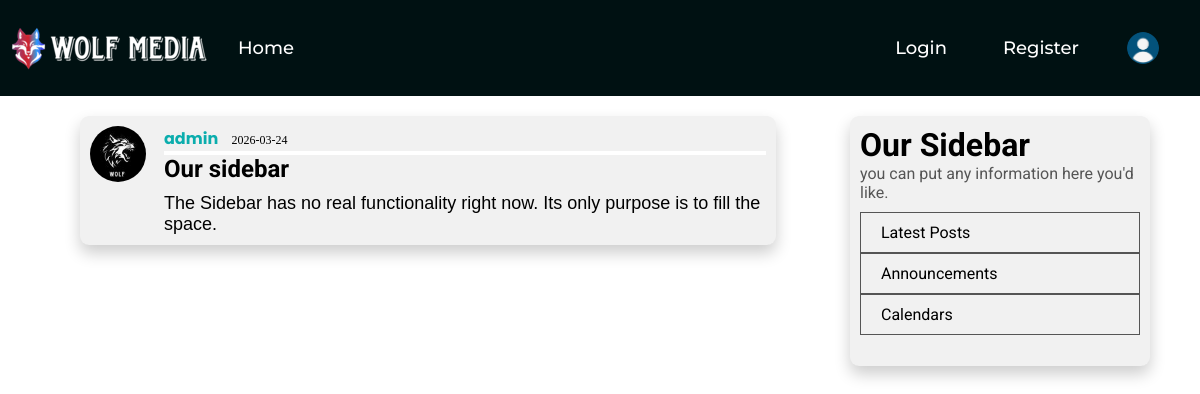
Screenshot of /post/2 with the database file from the repository.
### wolfmedia/models.py (models this page shows, shortened)
class User(db.Model, UserMixin):
    id = db.Column(db.Integer, primary_key= True)
    username = db.Column(db.String(16), unique=True, nullable=False)
    email = db.Column(db.String(120), unique=True, nullable=False)
    image_file = db.Column(db.String(20), nullable=False, default='default.png')
    password = db.Column(db.String(60), nullable=False)
    posts = db.relationship('Post', backref='author', lazy=True)

class Post(db.Model, UserMixin):
    id = db.Column(db.Integer, primary_key= True)
    title = db.Column(db.String(100), nullable=False)
    date_posted = db.Column(db.DateTime, nullable=False, default=datetime.utcnow)
    content = db.Column(db.Text, nullable=False)
    user_id = db.Column(db.Integer, db.ForeignKey('user.id'), nullable=False)

### wolfmedia/routes.py (the view)
@app.route("/post/<int:post_id>")
def post(post_id):
    post = Post.query.get_or_404(post_id)
    return render_template('post.html', title=post.title,
                            post=post, legend= 'New Post')

### wolfmedia/templates/post.html (shortened to what this page needs)
{% extends "layout.html" %}
{% block content %}
    <div class="post">
        <img class="post-img" src="{{ url_for('static', filename='img/'+ post.author.image_file)}}" >
        <div class="post-content">
            <p class="meta"> <a href="{{ url_for('user_posts', username=post.author.username) }}"><span> {{ post.author.username }} </span> </a>  {{ post.date_posted.strftime('%Y-%m-%d') }}</p>
            <h2 class="title">{{ post.title }}</h2>
            <p class="content">{{ post.content }}</p>
        </div>
    </div>
{% endblock content %}

### wolfmedia/static/style.css (style rules this page uses)
* { margin: 0; padding: 0; box-sizing: border-box; }
body { font-family:'Times New Roman', Times, serif; font-size: 16px; position: relative; }
.post { display: flex; margin-top: 20px; margin-left: 80px; width: 58vw; background-color: #f1f1f1; box-shadow: 0 8px 16px rgba(0, 0, 0, 0.2); padding: 10px; border-radius: 9px; }
.post-content { width: 100%; margin-left: 18px; display: flex; flex-direction: column; font-family: 'Times New Roman', Times, serif; }
.post-content a { text-decoration: none; color: #000; }
.meta { border-bottom: 4px solid #fff; font-size: 12px; }
span { color:rgb(11, 173, 173); font-weight: 700; font-family: 'Poppins'; margin-right: 10px; font-size: 16px; }
.title { font-family: 'Roboto', sans-serif; margin-bottom: 10px; }
.content { white-space: pre-line; font-size: 18px; font-weight: 500; font-family:Arial, Helvetica, sans-serif }
.post-img { width: 56px; height: 56px; border-radius: 50%; }

### rows the page displays
User: image_file (picture), author.username "admin"
Post: date_posted "2026-03-24", title "Our sidebar", content "The Sidebar has no real functionality right now. Its only purpose is to fill the space."
